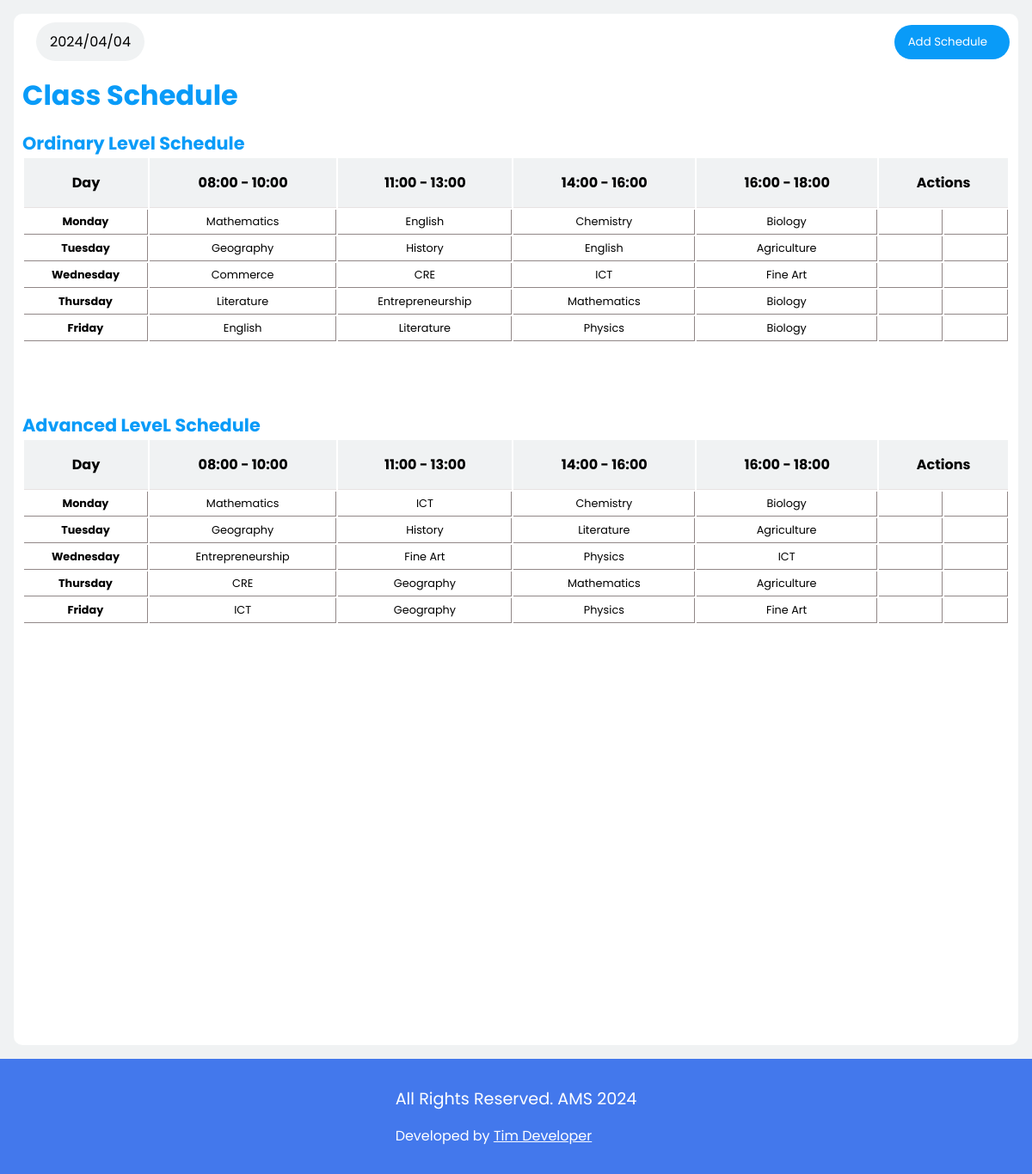
Screenshot of /admin_account/timetable.php (signed in) with the database file from the repository.
### functions.php (called while the page is built, shortened)
<?php
include "connection.php";
function fetchOleveTimeTable()
{
    global $conn;
    $sql = "SELECT * FROM `o-level`";
    $result = mysqli_query($conn, $sql);
    $olevelTableArray = [];
    while ($columns = mysqli_fetch_array($result)) {
        $olevelTableArray[] = $columns;
    }
    return $olevelTableArray;
}
function fetchAleveTimeTable()
{
    global $conn;
    $sql = "SELECT * FROM `a-level`";
    $result = mysqli_query($conn, $sql);
    $AlevelTableArray = [];
    while ($ROWS = mysqli_fetch_array($result)) {
        $AlevelTableArray[] = $ROWS;
    }
    return $AlevelTableArray;
}

### admin_account/timetable.php (the view, shortened to what this page needs)
<?php
include "../functions.php";
?>
<!DOCTYPE html>
<html lang="en">
<head>
    <link rel="stylesheet" href="../styles.css">
</head>
<body>
    <div class="view-activity">
        <div class="container">
            <div class="top">
                <div class="west">
                    <div class="date">
                        <?php echo date("Y/m/d") ?>
                    </div>
                </div>
                <div class="right">
                    <a href="add_schedule.php">
                        <button>Add Schedule <span class="iconify" data-icon="mdi:account-add"></span></button>
                    </a>
                </div>
            </div>
            <h3 style="margin-top: 1rem; margin-bottom: 1rem; font-size: 2rem; color: var(--color-primary);">Class Schedule</h3>
            <div class="view-activity-table">
                <h3 style="color: var(--color-primary); font-size: 1.3rem;">
                    Ordinary Level Schedule
                </h3>
                <table>
                    <tr>
                        <th>Day</th>
                        <th>08:00 - 10:00</th>
                        <th>11:00 - 13:00</th>
                        <th>14:00 - 16:00</th>
                        <th>16:00 - 18:00</th>
                        <th colspan="2">Actions</th>
                    </tr>
                    <?php
                    $getOlevelTT = fetchOleveTimeTable();
                    foreach ($getOlevelTT as $olevel) :
                    ?>
                        <tr>
                            <td class="bold"><?php echo $olevel['Day'] ?></td>
                            <td><?php echo $olevel['subject_1'] ?></td>
                            <td><?php echo $olevel['subject_2'] ?></td>
                            <td><?php echo $olevel['subject_3'] ?></td>
                            <td><?php echo $olevel['subject_4'] ?></td>
                            <td>
                            </td>
                            <td>
                                <form action="timetable.php" method="post" onsubmit="return confirm('Are you sure you want to delete this record? This Action is irreversible!')">
                                </form>
                            </td>
                        </tr>
                    <?php endforeach; ?>
                </table>
                <h3 style="color: var(--color-primary); font-size: 1.3rem; margin-top: 5rem;">Advanced LeveL Schedule</h3>
                <table>
                    <tr>
                        <th>Day</th>
                        <th>08:00 - 10:00</th>
                        <th>11:00 - 13:00</th>
                        <th>14:00 - 16:00</th>
                        <th>16:00 - 18:00</th>
                        <th colspan="2">Actions</th>
                    </tr>
                    <?php
                    $getAlevelTT = fetchAleveTimeTable();
                    foreach ($getAlevelTT as $alevel) : ?>
                        <tr>
                            <td class="bold"><?php echo $alevel['Day'] ?></td>
                            <td><?php echo $alevel['subject_1'] ?></td>
                            <td><?php echo $alevel['subject_2'] ?></td>
                            <td><?php echo $alevel['subject_3'] ?></td>
                            <td><?php echo $alevel['subject_4'] ?></td>
                            <td>
                            </td>
                            <td>
                                <form action="timetable.php" method="post" onsubmit="return confirm('Are you sure you want to delete this record? This Action is irreversible!')">
                                </form>
                            </td>
                        </tr>
                    <?php endforeach; ?>
                </table>
            </div>
        </div>
    </div>
    <?php include "../footer.php"; ?>
</body>
</html>

### styles.css (style rules this page uses)
* { margin: 0; border: 0; padding: 0; box-sizing: border-box; font-family: 'Poppins', sans-serif; }
a { text-decoration: none; }
:root { --box-shadow: 0 10px 1rem rgba(205, 231, 238, 0.5); --color-bg: #4378ec; --background: #f0f2f3; --color-white: #ffffff; --color-primary: #099BF8; --color-text-muted: #9e9292; --color-bg-secondary: #779be9; --pending-cards-bg: #d2dffc; --darker-tint_1: #5E3494; }
button { cursor: pointer; }
.student_acc #home .container .att_td td, th { text-align: center; padding: 1rem; border-bottom: 1px solid rgb(231, 226, 226); }
.container { width: 85%; border-radius: 10px; background-color: var(--color-white); padding: 10px; }
.view-activity { padding: 1rem; display: flex; width: 100%; gap: 1rem; justify-content: space-between; background-color: var(--background); overflow: hidden; position: relative; }
.view-activity .container { background-color: var(--color-white); border-radius: 10px; padding: 10px; width: 100%; }
.view-activity .container .top { width: 100%; display: flex; justify-content: space-between; align-items: center; }
.view-activity .container .top .west { gap: 1rem; display: flex; align-items: center; }
.view-activity .container .top .right { display: flex; align-items: center; }
.view-activity .container .top .west .date { border-radius: 50px; background-color: #f0f2f3; padding: 10px 1rem; }
.view-activity .container .top .right button { padding: 10px 1rem; position: relative; background-color: var(--color-primary); color: var(--color-white); display: flex; margin-left: 40px; cursor: pointer; align-items: center; gap: 10px; border-radius: 50px; transition: all 0.5s ease; }
.view-activity .container .view-activity-table { margin-top: 1rem; width: 100%; display: flex; flex-direction: column; }
.view-activity .container .view-activity-table th { font-size: 1; background-color: var(--background); }
.view-activity .container .view-activity-table td { color: #000; padding: 5px 5px; font-size: 0.8rem; border-right: 1px solid rgb(145, 135, 135); border-bottom: 1px solid rgb(145, 135, 135); text-align: center; }
.bold { color: var(--color-primary); font-weight: bold; }

### rows the page displays
o-level: Day "Monday", subject_1 "Mathematics", subject_2 "English", subject_3 "Chemistry", subject_4 "Biology"
o-level: Day "Tuesday", subject_1 "Geography", subject_2 "History", subject_3 "English", subject_4 "Agriculture"
o-level: Day "Wednesday", subject_1 "Commerce", subject_2 "CRE", subject_3 "ICT", subject_4 "Fine Art"
o-level: Day "Thursday", subject_1 "Literature", subject_2 "Entrepreneurship", subject_3 "Mathematics", subject_4 "Biology"
o-level: Day "Friday", subject_1 "English", subject_2 "Literature", subject_3 "Physics", subject_4 "Biology"
a-level: Day "Monday", subject_1 "Mathematics", subject_2 "ICT", subject_3 "Chemistry", subject_4 "Biology"
a-level: Day "Tuesday", subject_1 "Geography", subject_2 "History", subject_3 "Literature", subject_4 "Agriculture"
a-level: Day "Wednesday", subject_1 "Entrepreneurship", subject_2 "Fine Art", subject_3 "Physics", subject_4 "ICT"
a-level: Day "Thursday", subject_1 "CRE", subject_2 "Geography", subject_3 "Mathematics", subject_4 "Agriculture"
a-level: Day "Friday", subject_1 "ICT", subject_2 "Geography", subject_3 "Physics", subject_4 "Fine Art"
